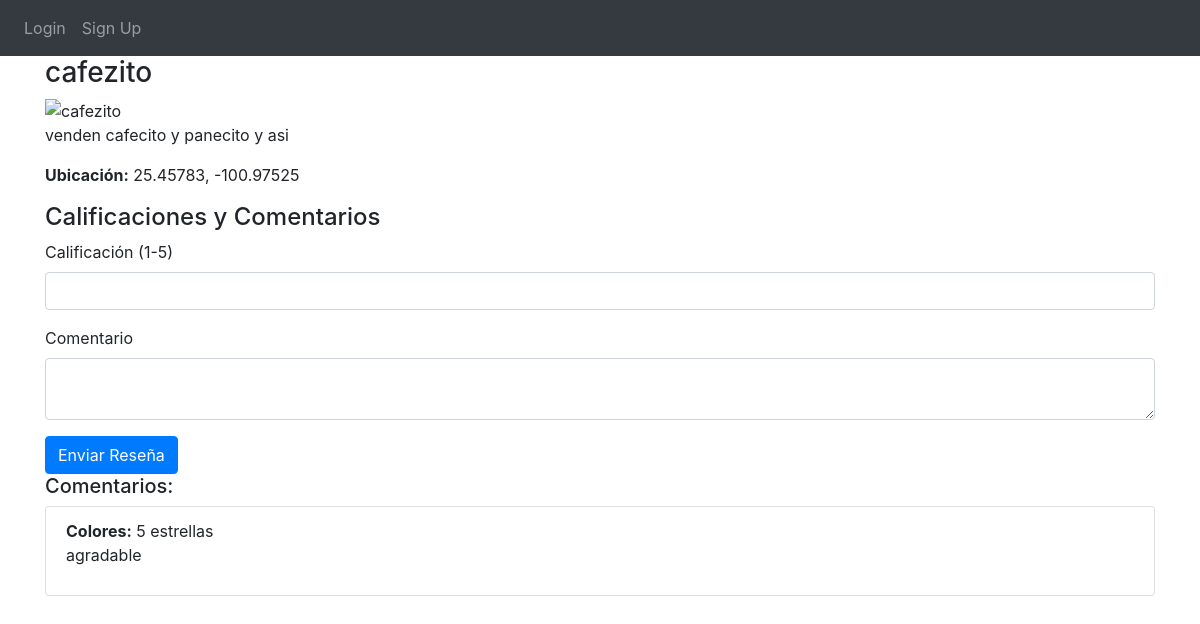
Screenshot of /food-stall/2 with the database file from the repository.
### website/models.py (models this page shows)
class FoodStall(db.Model):
    id = db.Column(db.Integer, primary_key=True)
    name = db.Column(db.String(200))
    description = db.Column(db.String(1000))
    latitude = db.Column(db.Integer)  # Localizacion
    longitude = db.Column(db.Integer)
    image_url = db.Column(db.String(500))  # URL de la foto
    user_id = db.Column(db.Integer, db.ForeignKey('user.id'))  # Relación con el usuario que sube el puesto
    reviews = db.relationship('Review', backref='related_food_stall', lazy=True)  # Relación con las reseñas

class Review(db.Model):
    id = db.Column(db.Integer, primary_key=True)
    rating = db.Column(db.Integer)  # Calificación (de 1 a 5)
    comment = db.Column(db.String(500))  # Comentario
    user_id = db.Column(db.Integer, db.ForeignKey('user.id'))  # Relación con el usuario que califica
    foodstall_id = db.Column(db.Integer, db.ForeignKey('food_stall.id'))  # Relación con el puesto de comida
    user = db.relationship('User', backref='reviews')  # Relación con la clase User para acceder al autor de la reseña
    food_stall = db.relationship('FoodStall', backref='related_reviews')

class User(db.Model, UserMixin):
    id = db.Column(db.Integer, primary_key=True)
    email = db.Column(db.String(150), unique=True)
    password = db.Column(db.String(150))
    first_name = db.Column(db.String(150))
    notes = db.relationship('Note')

### website/food_stalls.py (the view)
@food_stalls.route('/food-stall/<int:id>')
def view_food_stall(id):
    stall = FoodStall.query.get_or_404(id)  # Aquí sí se pasa el id correctamente
    return render_template('food_stall_detail.html', food_stall=stall, user=current_user)

### website/templates/food_stall_detail.html (shortened to what this page needs)
{% extends "base.html" %}
{% block content %}
<h3>{{ food_stall.name }}</h3>
<img src="{{ food_stall.image_url }}" alt="{{ food_stall.name }}" class="img-fluid"/>
<p>{{ food_stall.description }}</p>
<p><strong>Ubicación:</strong> {{ food_stall.latitude }}, {{ food_stall.longitude }}</p>
<h4>Calificaciones y Comentarios</h4>
<form method="POST" action="{{ url_for('food_stalls.rate_food_stall', id=food_stall.id) }}">
  <div class="form-group">
    <label for="rating">Calificación (1-5)</label>
    <input type="number" class="form-control" id="rating" name="rating" min="1" max="5" required/>
  </div>
  <div class="form-group">
    <label for="comment">Comentario</label>
    <textarea class="form-control" id="comment" name="comment" required></textarea>
  </div>
  <button type="submit" class="btn btn-primary">Enviar Reseña</button>
</form>
<h5>Comentarios:</h5>
<ul class="list-group">
  {% for review in food_stall.reviews %}
  <li class="list-group-item">
    <strong>{{ review.user.first_name }}:</strong> {{ review.rating }} estrellas
    <p>{{ review.comment }}</p>
  </li>
  {% endfor %}
</ul>
{% endblock %}

### rows the page displays
FoodStall: name "cafezito", description "venden cafecito y panecito y asi", latitude "25.45783", longitude "-100.97525"
Review: user.first_name "Colores", rating "5", comment "agradable"
